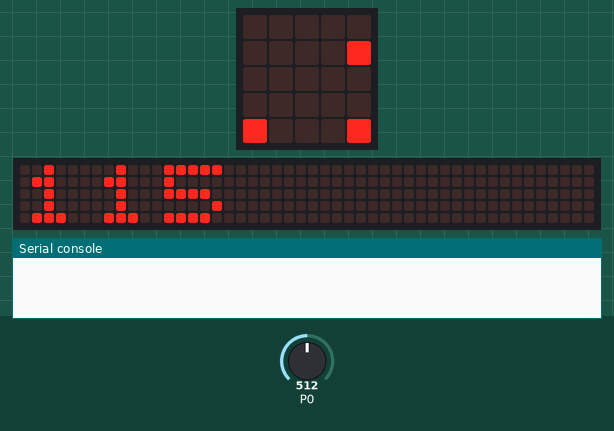
Bench run of a program on a simulated BBC micro:bit (MakeCode). Parts: the board's 5×5 LED display, a strip that is not on the board, showing the scrolling text unrolled, the last lines printed to the serial console. The inputs (shaded band) are chosen by the test bench; at power-on: P0 = 512 (analog values on the 0–1023 scale). The 48×5 strip is a reading aid, not a part: it shows the text the display is scrolling, unrolled, one strip-width of it at a time.

Above: at 1.27 s.
1.3 s: P0 set to 716
At 6.99 s:
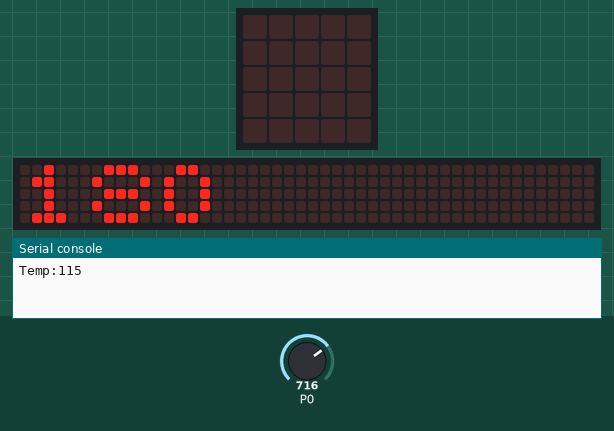
8.7 s: P0 set to 900
At 10.93 s:
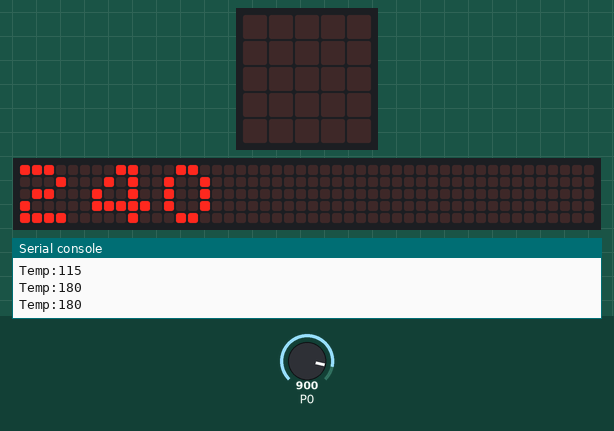
13.3 s: P0 set to 1023
At 17.85 s:
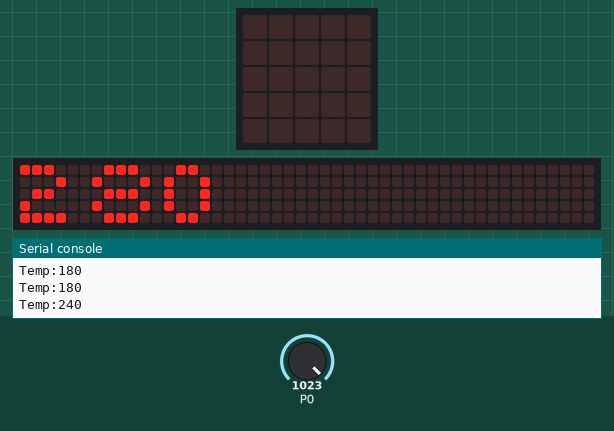

Measured:
- what the display in image 1 shows lasts 0.4 s, from 6.8 s to 7.2 s

The program:

main.ts
```typescript
let voltage = 0
let Temperature = 0
basic.forever(function () {
    voltage = Math.map(pins.analogReadPin(AnalogPin.P0), 0, 1023, 0, 3300)
    Temperature = Math.idiv(voltage - 500, 10)
    basic.showNumber(Temperature)
    serial.writeValue("Temp", Temperature)
})
```

test.ts
```typescript
// les tests vont ici; ceci n'est pas compilé lorsque cet ensemble est utilisé en tant qu'extension.
```
